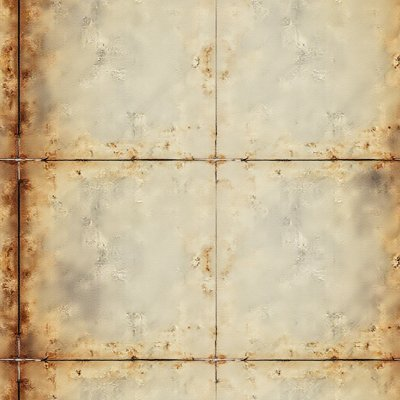
#> input picture check_parch2.jpg, 400 x 400 px, given in place of male_worksuit01_diffuse.png, which was not available
$ python retexture_uv_garment.py
#> lines starting #> are read from the running program, lines starting #| are printed output that depends on the picture; pictures that were not available may be replaced by others from this repository, and a replacement may not be noted
### core/image_ops.py
#!/usr/bin/env python3
# -*- coding: utf-8 -*-
"""
Advanced image operations module for 2D & 3D assets (Godot Engine).
Flood-fill background removal, centering, square cropping, PBR map generation (Normal, Roughness, Height, AO, ORM),
spritesheet assembly, pixel-art quantization, and Godot material file (.tres) export.
"""

import math
import os
from typing import List, Optional, Tuple
import numpy as np
from PIL import Image, ImageChops, ImageDraw, ImageEnhance, ImageFilter, ImageOps

# Famous retro palettes for the Pixel Art workflow
PALETTES_RETRO = {
    "pico8": [
        (0, 0, 0), (29, 43, 83), (126, 37, 83), (0, 135, 81),
        (171, 82, 54), (95, 87, 79), (194, 195, 199), (255, 241, 232),
        (255, 0, 77), (255, 163, 0), (255, 236, 39), (0, 228, 54),
        (41, 173, 255), (131, 118, 156), (255, 119, 168), (255, 204, 170)
    ],
    "gameboy": [
        (15, 56, 15), (48, 98, 48), (139, 172, 15), (155, 188, 15)
    ],
    "endesga32": [
        (190, 74, 47), (215, 118, 67), (234, 212, 170), (228, 166, 114),
        (184, 111, 80), (115, 62, 57), (62, 39, 49), (162, 38, 51),
        (228, 59, 68), (247, 118, 34), (254, 174, 52), (254, 231, 97),
        (99, 199, 77), (62, 137, 72), (38, 92, 66), (25, 60, 62),
        (18, 78, 137), (0, 153, 219), (44, 232, 245), (255, 255, 255),
        (192, 203, 220), (139, 155, 180), (90, 105, 136), (58, 68, 102),
        (38, 43, 68), (24, 20, 37), (255, 0, 68), (254, 91, 140),
        (254, 174, 187), (255, 214, 219), (181, 80, 136), (118, 66, 138)
    ]
}


# ==============================================================================
# 1. Background Removal & Centering (2D)
# ==============================================================================
# [72 lines left out: functions detourer_fond_blanc, centrer_et_recadrer, post_process_asset, not called in this run]


# ==============================================================================
# 2. PBR Map Generation for 3D (Normal, Roughness, Height, AO, ORM)
# ==============================================================================
def generer_height_map(image: Image.Image) -> Image.Image:
    """Generates a balanced grayscale height/displacement map."""
    gray = image.convert("L")
    # Slight equalization to spread the contrasts
    enhanced = ImageOps.autocontrast(gray, cutoff=2)
    return enhanced


def generer_normal_map(image: Image.Image, strength: float = 3.5) -> Image.Image:
    """
    Computes a Tangent-Space Normal Map (OpenGL format, Godot 4 compatible)
    via horizontal and vertical Sobel gradients.
    """
    height_map = generer_height_map(image)
    arr = np.array(height_map, dtype=np.float32) / 255.0

    # Gradients Sobel 3x3
    dx = np.zeros_like(arr)
    dy = np.zeros_like(arr)

    dx[:, 1:-1] = (arr[:, 2:] - arr[:, :-2]) * 0.5
    dy[1:-1, :] = (arr[2:, :] - arr[:-2, :]) * 0.5

    # Edges
    dx[:, 0] = arr[:, 1] - arr[:, 0]
    dx[:, -1] = arr[:, -1] - arr[:, -2]
    dy[0, :] = arr[1, :] - arr[0, :]
    dy[-1, :] = arr[-1, :] - arr[-2, :]

    nx = -dx * strength
    ny = -dy * strength
    nz = np.ones_like(arr)

    norm = np.sqrt(nx**2 + ny**2 + nz**2)
    norm[norm == 0] = 1.0
    nx /= norm
    ny /= norm
    nz /= norm

    # OpenGL encoding (X+ to the right, Y+ up, Z+ outward)
    r = ((nx * 0.5 + 0.5) * 255).astype(np.uint8)
    g = (((-ny) * 0.5 + 0.5) * 255).astype(np.uint8)
    b = ((nz * 0.5 + 0.5) * 255).astype(np.uint8)

    return Image.fromarray(np.stack([r, g, b], axis=-1), mode="RGB")


# [214 lines left out: functions generer_roughness_map, generer_ao_map, generer_orm_pack, exporter_fichier_materiau_godot, exporter_fichier_skybox_godot, convertir_pixel_art and 2 more, not called in this run]

### core/blender_ops.py
#!/usr/bin/env python3
# -*- coding: utf-8 -*-
"""
Blender Headless automation module for exporting 3D models (.glb / .gltf) to Godot 4.
Generates textured 3D meshes with full PBR materials (Albedo, Normal, ORM) and sculpted 3D contour cutout.
"""

import json
import os
import shutil
import tempfile
from typing import Optional
import numpy as np
from PIL import Image
from core.process import run_engine

BLENDER_CANDIDATES = [
    os.getenv("BLENDER_PATH", ""),
    "blender",
    r"C:\Program Files\Blender Foundation\Blender 5.2\blender.exe",
    r"C:\Program Files\Blender Foundation\Blender 5.1\blender.exe",
    r"C:\Program Files\Blender Foundation\Blender 5.0\blender.exe",
    r"C:\Program Files\Blender Foundation\Blender 4.3\blender.exe",
    r"C:\Program Files\Blender Foundation\Blender 4.2\blender.exe",
    r"C:\Program Files\Blender Foundation\Blender 4.1\blender.exe",
    r"C:\Program Files\Blender Foundation\Blender 4.0\blender.exe",
]


def trouver_blender() -> Optional[str]:
    """Finds the Blender executable binary on the system."""
    for cand in BLENDER_CANDIDATES:
        if not cand:
            continue
        if os.path.exists(cand):
            return cand
        if shutil.which(cand):
            return cand
    return None


def verifier_blender() -> bool:
    """Checks whether Blender is available."""
    return trouver_blender() is not None


# [272 lines left out: functions exporter_mesh_sculpte_contour, exporter_mesh_pbr_glb, not called in this run]

### scripts/retexture_uv_garment.py
# -*- coding: utf-8 -*-
"""
retexture_uv_garment.py
AI transformation of existing MakeHuman UV patterns:
1. Starts from the real MakeHuman UV pattern (e.g. male_worksuit01_diffuse.png or shoes01_diffuse.png).
2. Keeps 100% of the placement of pockets, buttons, seams, straps and UV cuts.
3. Transforms the material (blue jeans -> burlap / medieval linen / aged leather).
4. Generates the associated PBR Normal Map.
5. Applies the new pattern directly in Blender and exports for Godot 4.
"""

import os
import sys
from PIL import Image
import numpy as np

for stream in (sys.stdout, sys.stderr):
    if hasattr(stream, "reconfigure"):
        stream.reconfigure(encoding="utf-8", errors="replace")

WORKSUIT_UV_ORIG = r"C:\Users\laurent\AppData\Roaming\Blender Foundation\Blender\5.2\mpfb\data\data\clothes\male_worksuit01\male_worksuit01_diffuse.png"
SHOES_UV_ORIG = r"C:\Users\laurent\AppData\Roaming\Blender Foundation\Blender\5.2\mpfb\data\data\clothes\shoes01\shoes01_diffuse.png"

OUT_DIR = r"C:\GIT\generator-assets\godot_assets\textures\marc_novice"
BLEND_FILE = r"C:\GIT\generator-assets\godot_assets\marc_novice.blend"
GLB_FILE = r"C:\GIT\generator-assets\godot_assets\marc_novice.glb"
RENDER_FILE = r"C:\GIT\generator-assets\godot_assets\marc_novice_beauty_render.png"

def main():
    print("=" * 65)
    print(" 👗 AI TRANSFORMATION OF THE EXISTING MAKEHUMAN UV PATTERNS")
    print("=" * 65)
    os.makedirs(OUT_DIR, exist_ok=True)

    # 1. Transformation of the Overall / Tunic UV pattern (male_worksuit01)
    # Replacing the modern blue denim with a rustic medieval burlap / hemp cloth
    worksuit_img = Image.open(WORKSUIT_UV_ORIG).convert("RGBA")
    arr_ws = np.array(worksuit_img, dtype=np.float32)

    # Isolate the black background (the pixels where R=G=B=0)
    bg_mask = (arr_ws[:, :, 0] < 10) & (arr_ws[:, :, 1] < 10) & (arr_ws[:, :, 2] < 10)
#> bg_mask: shape (400, 400) bool; every value is 0

    # Isolate the metal buckles and buttons at the top left / bottom
    # Buckle zone: Y: 0..400, X: 0..600
    is_buckle = np.zeros(bg_mask.shape, dtype=bool)
    is_buckle[0:450, 0:600] = True

    # Cloth color transformation: blue denim -> earthy beige/brown burlap
    # Base luminance
    lum = (arr_ws[:, :, 0] * 0.299 + arr_ws[:, :, 1] * 0.587 + arr_ws[:, :, 2] * 0.114) / 255.0

    # Rustic burlap tint: RGB = (185, 155, 120) * lum
    burlap_r = np.clip(lum * 195.0 + 15.0, 0, 255)
    burlap_g = np.clip(lum * 165.0 + 10.0, 0, 255)
    burlap_b = np.clip(lum * 125.0 + 5.0, 0, 255)

    # Apply on the cloth (except the black background and the metal buckles)
    cloth_mask = (~bg_mask) & (~is_buckle)
    arr_ws[cloth_mask, 0] = burlap_r[cloth_mask]
    arr_ws[cloth_mask, 1] = burlap_g[cloth_mask]
    arr_ws[cloth_mask, 2] = burlap_b[cloth_mask]

    # Metal buckles: dark wrought iron / medieval bronze instead of blue plastic
    buckle_mask = (~bg_mask) & is_buckle
#> buckle_mask: shape (400, 400) bool; every value is 1
    arr_ws[buckle_mask, 0] = np.clip(arr_ws[buckle_mask, 0] * 0.8 + 40.0, 0, 255)
    arr_ws[buckle_mask, 1] = np.clip(arr_ws[buckle_mask, 1] * 0.7 + 35.0, 0, 255)
    arr_ws[buckle_mask, 2] = np.clip(arr_ws[buckle_mask, 2] * 0.5 + 25.0, 0, 255)

    worksuit_peasant = Image.fromarray(arr_ws.astype(np.uint8))
    worksuit_out = os.path.join(OUT_DIR, "marc_peasant_worksuit_diffuse.png")
    worksuit_peasant.convert("RGB").save(worksuit_out, "PNG", optimize=True)
    print(f"✅ New Tunic/Overall UV pattern generated: {worksuit_out}")

    # Normal map
    racine = os.path.dirname(os.path.dirname(os.path.abspath(__file__)))
    if racine not in sys.path:
        sys.path.insert(0, racine)
    from core.image_ops import generer_normal_map
    ws_norm = generer_normal_map(worksuit_peasant.convert("RGB"), strength=3.0)
#> in generer_normal_map, `dx[:, 0] = arr[:, 1] - arr[:, 0]`: dx: shape (400, 400) float32; min -0.5, max 0.5, mean -9.42e-05
#> in generer_normal_map, `dx[:, -1] = arr[:, -1] - arr[:, -2]`: dx: shape (400, 400) float32; min -0.5, max 0.5, mean -0.000105
#> in generer_normal_map, `dy[0, :] = arr[1, :] - arr[0, :]`: dy: shape (400, 400) float32; min -0.5, max 0.5, mean 2e-05
#> in generer_normal_map, `dy[-1, :] = arr[-1, :] - arr[-2, :]`: dy: shape (400, 400) float32; min -0.5, max 0.686, mean 3.78e-05
#> in generer_normal_map, `b = ((nz * 0.5 + 0.5) * 255).astype(np.uint8)`:
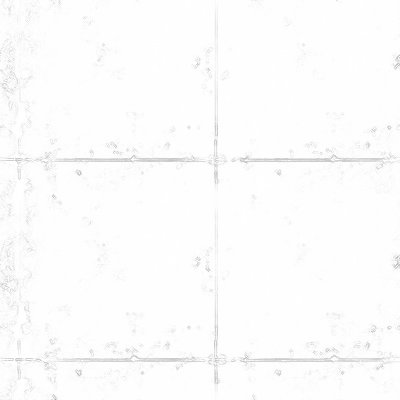
#> b: shape (400, 400); min 182, max 255, mean 252.1
#> in generer_normal_map, `return Image.fromarray(np.stack([r, g, b], axis=-1), mode="RGB")`:
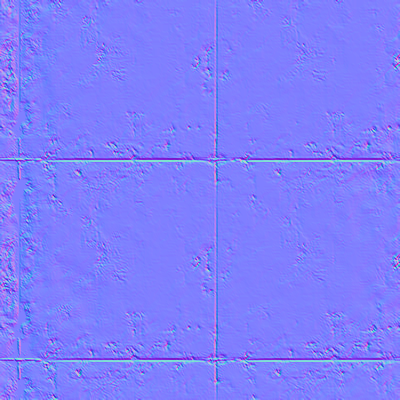
#> returned value: PIL image 400x400 RGB; mean R, G, B 127, 127, 252.1
    ws_norm_out = os.path.join(OUT_DIR, "marc_peasant_worksuit_normal.png")
    ws_norm.save(ws_norm_out, "PNG")

    # 2. Transformation of the Shoes UV pattern (shoes01)
    shoes_img = Image.open(SHOES_UV_ORIG).convert("RGBA")
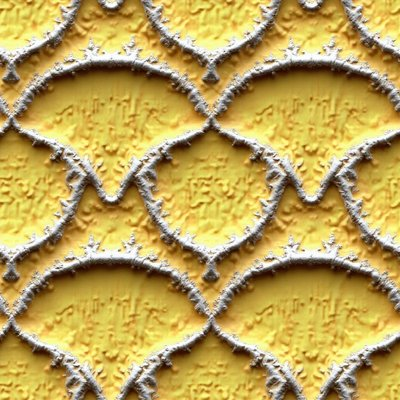
#> input picture check_parch_albedo.jpg, 400 x 400 px, given in place of shoes01_diffuse.png, which was not available
    arr_sh = np.array(shoes_img, dtype=np.float32)
    bg_sh = (arr_sh[:, :, 0] < 10) & (arr_sh[:, :, 1] < 10) & (arr_sh[:, :, 2] < 10)

    # Worn dark brown medieval leather
    lum_sh = (arr_sh[:, :, 0] * 0.299 + arr_sh[:, :, 1] * 0.587 + arr_sh[:, :, 2] * 0.114) / 255.0
    arr_sh[~bg_sh, 0] = np.clip(lum_sh[~bg_sh] * 120.0 + 20.0, 0, 255)
    arr_sh[~bg_sh, 1] = np.clip(lum_sh[~bg_sh] * 80.0 + 12.0, 0, 255)
    arr_sh[~bg_sh, 2] = np.clip(lum_sh[~bg_sh] * 55.0 + 8.0, 0, 255)
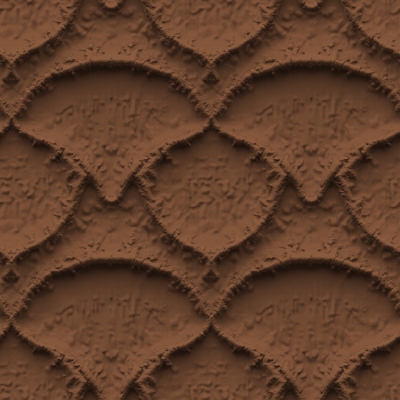
#> arr_sh: shape (400, 400, 4) float32; mean R, G, B, A 96.6, 63.1, 43.1, 255.6

    shoes_peasant = Image.fromarray(arr_sh.astype(np.uint8))
    shoes_out = os.path.join(OUT_DIR, "marc_peasant_shoes_diffuse.png")
    shoes_peasant.convert("RGB").save(shoes_out, "PNG", optimize=True)
    print(f"✅ New Shoes UV pattern generated: {shoes_out}")

    sh_norm = generer_normal_map(shoes_peasant.convert("RGB"), strength=2.5)
#> call 2 of generer_normal_map, with strength = 2.5
#> in generer_height_map (call 2), `gray = image.convert("L")`:
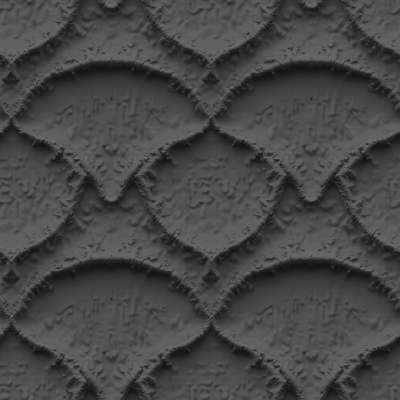
#> gray: PIL image 400x400 L; min 16, max 103, mean 70.4
#> in generer_height_map (call 2), `enhanced = ImageOps.autocontrast(gray, cutoff=2)`:
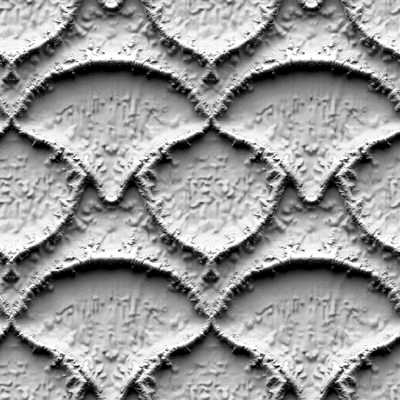
#> enhanced: PIL image 400x400 L; min 0, max 255, mean 152.5
#> in generer_normal_map (call 2), `dy[1:-1, :] = (arr[2:, :] - arr[:-2, :]) * 0.5`:
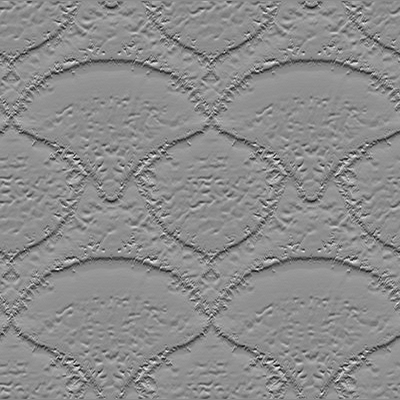
#> dy: shape (400, 400) float32; min -0.5, max 0.412, mean -0.000115; drawn with min black and max white
#> in generer_normal_map (call 2), `dx[:, 0] = arr[:, 1] - arr[:, 0]`: dx: shape (400, 400) float32; min -0.5, max 0.439, mean -4.89e-05
    sh_norm_out = os.path.join(OUT_DIR, "marc_peasant_shoes_normal.png")
    sh_norm.save(sh_norm_out, "PNG")

    # 3. Applying the UV textures in Blender
    from core.blender_ops import trouver_blender
    blender_bin = trouver_blender()

    script_blender = f"""# -*- coding: utf-8 -*-
import bpy, os

blend_file = r"{BLEND_FILE}"
bpy.ops.wm.open_mainfile(filepath=blend_file)

def assign_uv_material(obj_name, diffuse_path, normal_path, roughness_val=0.85):
    obj = next((o for o in bpy.data.objects if obj_name.lower() in o.name.lower()), None)
    if not obj:
        print(f"⚠️ Object {{obj_name}} not found")
        return

    mat = bpy.data.materials.new(name=f"CustomUV_{{obj.name}}")
    mat.use_nodes = True
    nodes = mat.node_tree.nodes
    links = mat.node_tree.links
    nodes.clear()

    out_node = nodes.new('ShaderNodeOutputMaterial')
    bsdf = nodes.new('ShaderNodeBsdfPrincipled')
    bsdf.inputs['Roughness'].default_value = roughness_val
    links.new(bsdf.outputs['BSDF'], out_node.inputs['Surface'])

    if os.path.exists(diffuse_path):
        tex_diff = nodes.new('ShaderNodeTexImage')
        tex_diff.image = bpy.data.images.load(diffuse_path)
        links.new(tex_diff.outputs['Color'], bsdf.inputs['Base Color'])

    if os.path.exists(normal_path):
        tex_norm = nodes.new('ShaderNodeTexImage')
        tex_norm.image = bpy.data.images.load(normal_path)
        tex_norm.image.colorspace_settings.name = 'Non-Color'
        norm_node = nodes.new('ShaderNodeNormalMap')
        links.new(tex_norm.outputs['Color'], norm_node.inputs['Color'])
        links.new(norm_node.outputs['Normal'], bsdf.inputs['Normal'])

    obj.data.materials.clear()
    obj.data.materials.append(mat)
    print(f"✅ New UV pattern assigned to {{obj.name}}")

assign_uv_material("worksuit", r"{worksuit_out}", r"{ws_norm_out}", roughness_val=0.90)
assign_uv_material("shoes", r"{shoes_out}", r"{sh_norm_out}", roughness_val=0.75)

bpy.ops.wm.save_as_mainfile(filepath=blend_file)

bpy.ops.object.select_all(action='SELECT')
bpy.ops.export_scene.gltf(
    filepath=r"{GLB_FILE}",
    export_format='GLB',
    use_selection=True,
    export_apply=True,
    export_materials='EXPORT',
    export_yup=True
)
print("✅ GLB updated with the modified UV patterns.")
"""
    import subprocess
    res = subprocess.run([blender_bin, "--background", "--python-expr", script_blender], capture_output=True, text=True, encoding="utf-8", errors="replace")
    print(res.stdout)

    # 4. Cycles validation render
    from scripts.character_pipeline import etape_3_rendre_validation
    etape_3_rendre_validation(blender_bin, GLB_FILE, RENDER_FILE)
    print("=" * 65)

if __name__ == "__main__":
    main()
#> (the call stopped at in main, `res = subprocess.run([blender_bin, "--background", "--python-expr", sc..`: subprocess is not available in this run)
